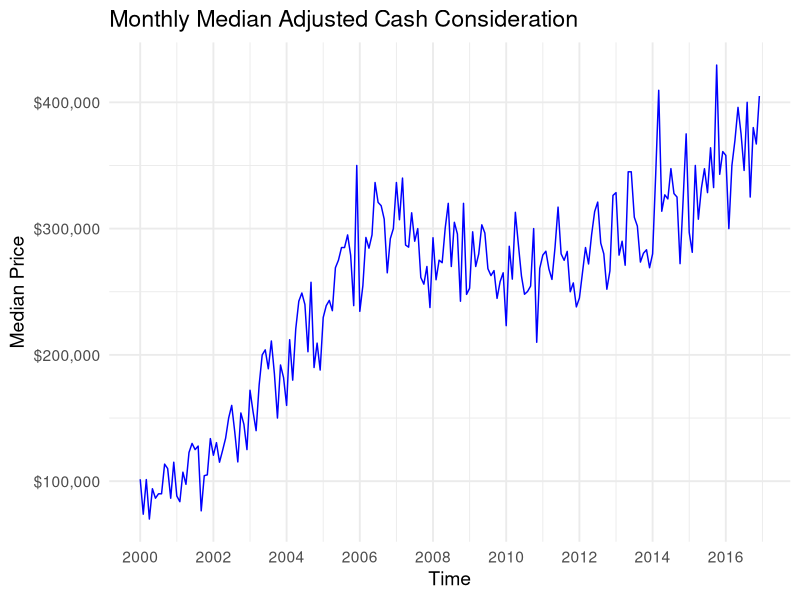
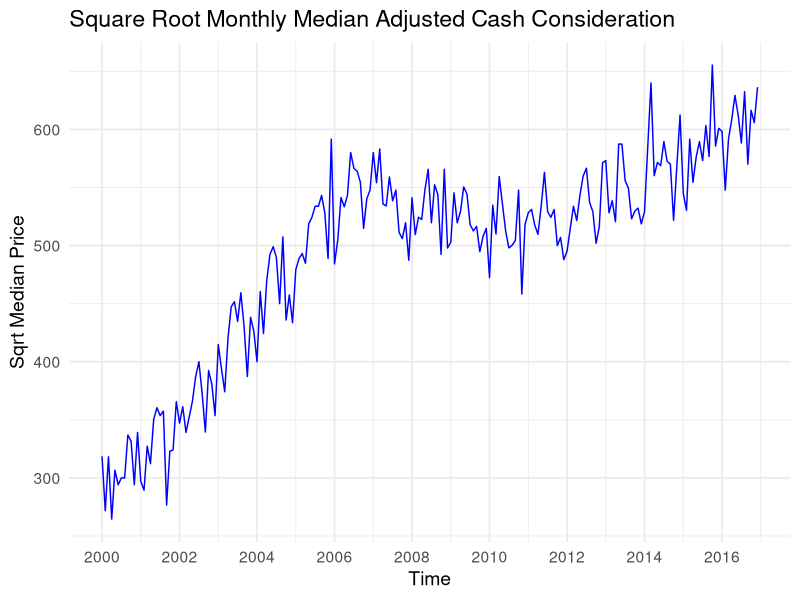
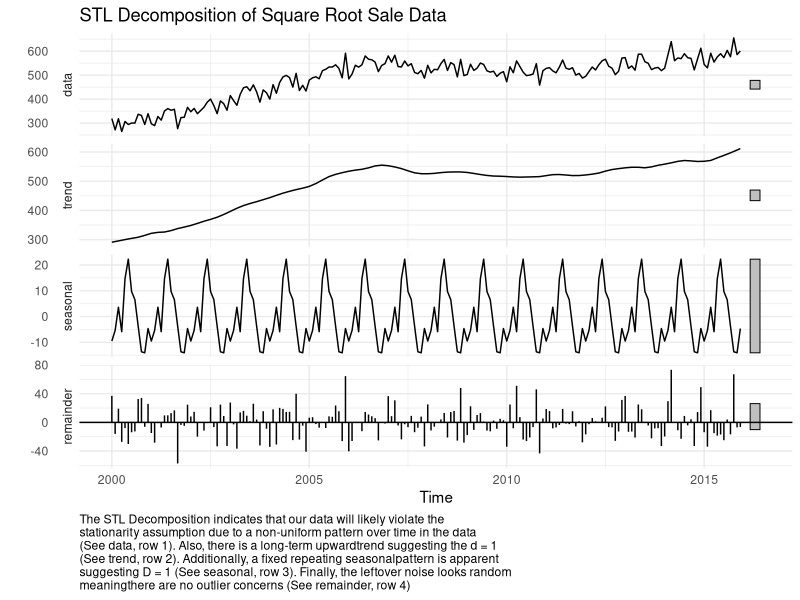
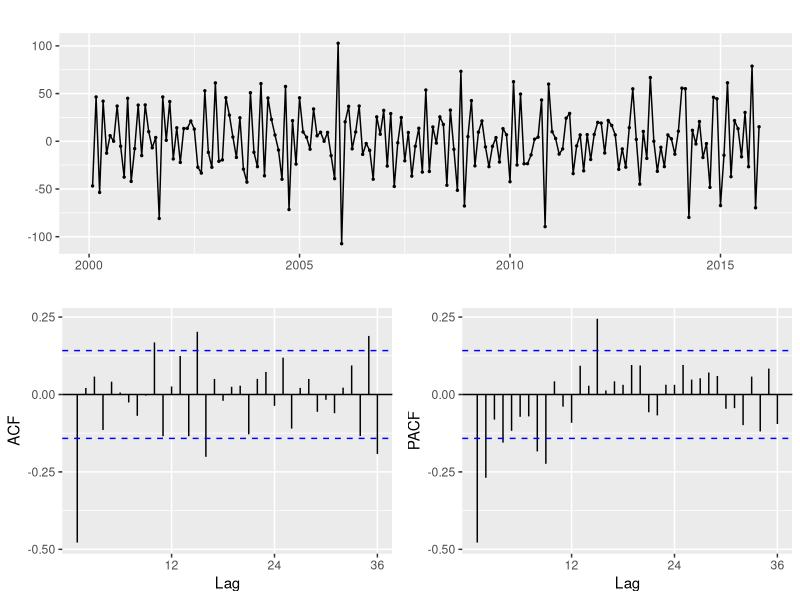
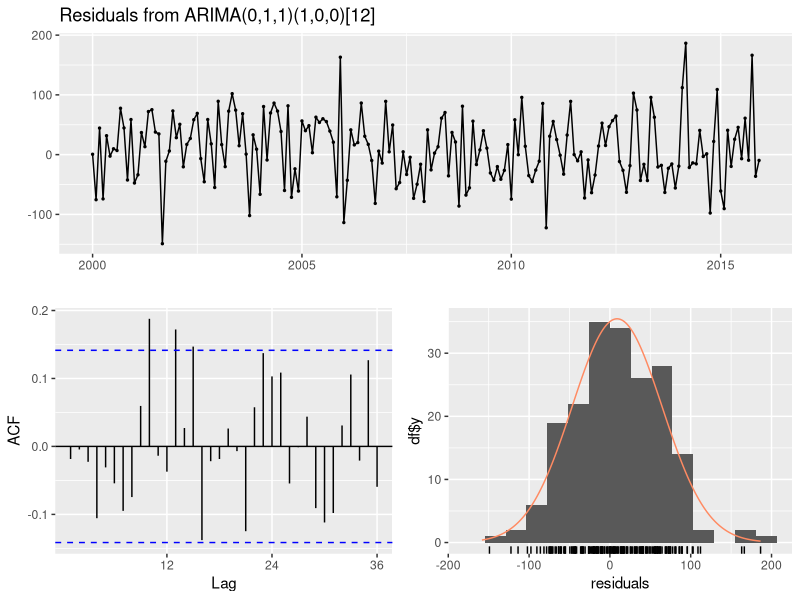
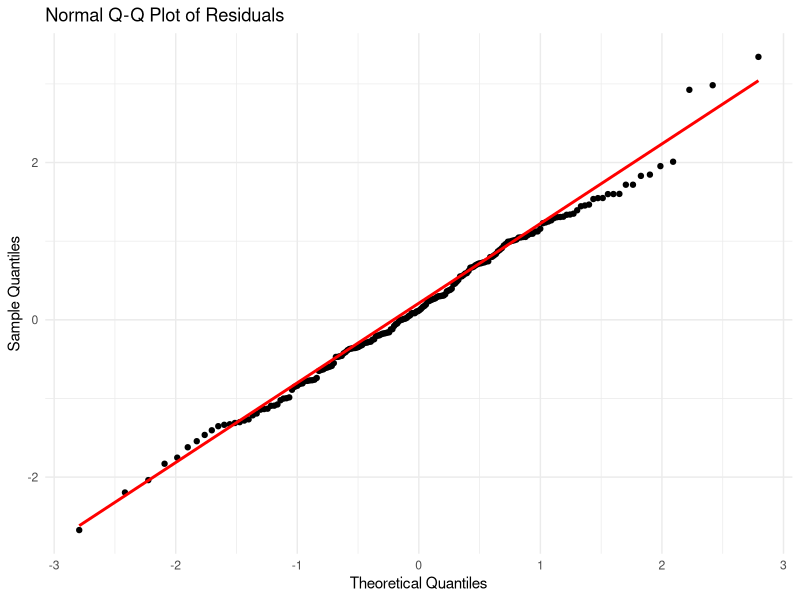
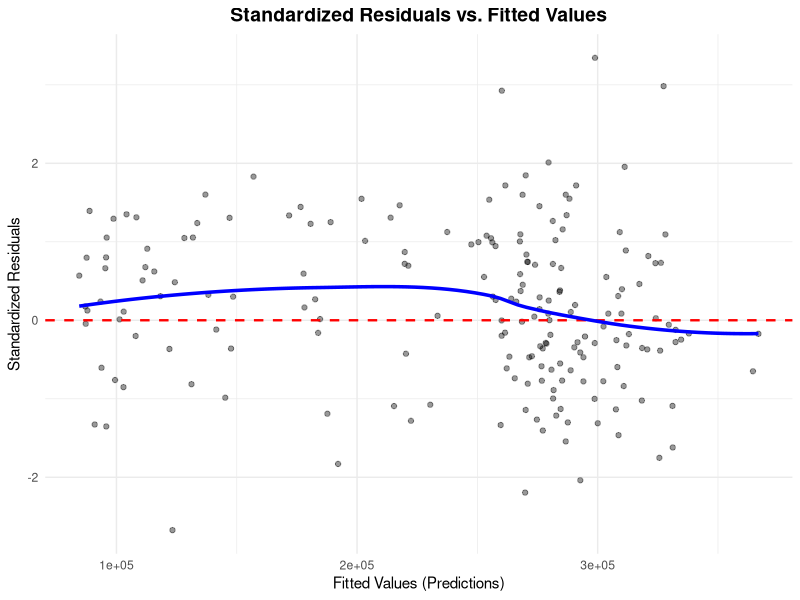
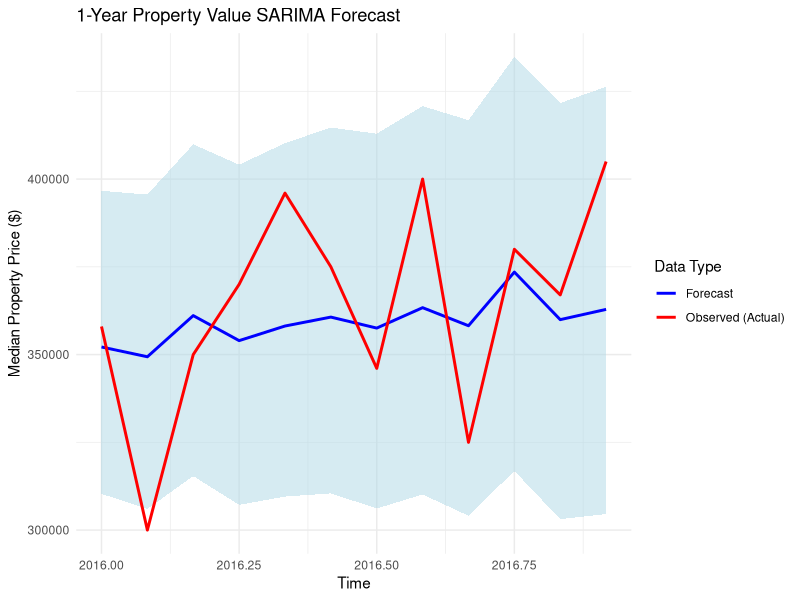

Here is the R script that generated these plots, in order:
## ---- chunk 1
# Documenting current R version
message("Current R Version: ", R.Version()$version.string)

# Installing and loading necessary packages
# Uncomment the following if you do not already have these packages downloaded
#install.packages("dplyr")
#install.packages("forecast")
#install.packages("ggplot2")
#install.packages("tseries")
#install.packages("here")
#install.packages("stats")
#install.packages("scales")
#install.packages("patchwork")

library(dplyr)
library(forecast) # helps build SARIMA models
library(ggplot2) # for plotting
library(tseries) # for stationarity tests
library(here) # for loading data
library(stats)
library(scales) 
library(patchwork) # for arranging graphics to save

# Documenting package versions
message("\nLoaded package versions:\ndplyr = ", packageVersion("dplyr"), "\nforecasts = ", packageVersion("forecast"), "\nggplot2 = ", packageVersion("ggplot2"), "\ntseries = ", packageVersion("tseries"), "\nhere = ", packageVersion("here"), "\nstats = ", packageVersion("stats"), "\nscales = ", packageVersion("scales"), "\npatchwork = ", packageVersion("patchwork"))

# Loading the data
data <- read.csv(here("project2/DATA/", "rtt_19147_monthly.csv"))
## ---- chunk 2
# Converting date variable into time series format
# This requires that during data cleaning the price variable is already ordered by month-year combination or else the time-series values will be misattributed to incorrect time points

head(data, 12) # already in order, minimal observations for 1999 so switching to 2000-2016

data_clean <- data[-c(1:12), ]
head(data_clean, 12)

ts_data <- ts(data_clean$median_price, start = c(2000, 1), frequency = 12) # from stats - defining the first observation in the time-series values to be January (1) of 1999 and a seasonal frequency of 12, indicating monthly data
# S = frequency (will confirm later with ACF, will be shown as biggest spike)
## ---- chunk 3
autoplot(ts_data, color = "blue") + # from ggplot2
  labs(
    title = "Monthly Median Adjusted Cash Consideration",
    x = "Time",
    y = "Median Price"
  ) +
  scale_y_continuous(labels = label_dollar()) +
  scale_x_continuous(breaks = seq(2000, 2016, by = 2)) +
  theme_minimal(base_size = 14) + # sets base font size
  theme(legend.position = "none")

ggsave(here("project2/OUTPUT/", "monthly_median_price_time_series.png"), width = 8, height = 5)

# Very high spike with first date at $500,000, there is only one recorded sale will try to log transform

# If the seasonal spikes have constant peaks and valleys over time, then you do not need a log-transformation, otherwise you need to use log to increase variance stability by compressing larger values more heavily than small ones. Doing this will stabilize the variance, creating constant variance in errors (homoscedasticity) which is needed for reliable metrics. THus, using log we can turn multiplicative noise into additive (constant-sized).

# Test:
BoxCox.lambda(ts_data)
# If close to 0 (-.2-.2) you need to log transform, closer to one means variance is more stable
# Gets .416 which you round to .5 meaning a square root transformation

# Will do this when running the model later using lambda argument
# lambda = 0

ts_sqrt <- sqrt(ts_data)
autoplot(ts_sqrt, color = "blue") + # from ggplot2
  labs(
    title = "Square Root Monthly Median Adjusted Cash Consideration",
    x = "Time",
    y = "Sqrt Median Price"
  ) +
  scale_x_continuous(breaks = seq(2000,2016, by = 2)) +
  theme_minimal(base_size = 14) + # sets base font size
  theme(legend.position = "none")
ggsave(here("project2/OUTPUT/", "monthly_median_price_sqrt_time_series.png"), width = 8, height = 5)


outliers <- tsoutliers(ts_sqrt)
print("Outliers present:")
print(outliers)
# no outliers
## ---- chunk 4
# Create Train/Test Split
# For determining parameters you want to use transformed data, but do not want to use in the models
train <- window(ts_sqrt, end = c(2015, 12)) # takes everything up until December of 2015
test <- window(ts_sqrt, start = c(2016, 1)) # takes everything starting at January of 2016

# This will be used for the models
train_raw <- window(ts_data, end = c(2015, 12)) # takes everything up until December of 2015
test_raw <- window(ts_data, start = c(2016, 1)) # takes everything starting at January of 2016
## ---- chunk 5
# STL Decomposition (Seasonal, Trend, Residual components)
decomposition <- stl(train, s.window = "periodic")

autoplot(decomposition) +
  labs(title = "STL Decomposition of Square Root Sale Data",
       caption = stringr::str_wrap("The STL Decomposition indicates that our data will likely violate the stationarity assumption due to a non-uniform pattern over time in the data (See data, row 1). Also, there is a long-term upwardtrend suggesting the d = 1 (See trend, row 2). Additionally, a fixed repeating seasonalpattern is apparent suggesting D = 1 (See seasonal, row 3). Finally, the leftover noise looks random meaningthere are no outlier concerns (See remainder, row 4)")) +
  theme_minimal() +
  theme(plot.caption = element_text(hjust=0, vjust=1))
ggsave(here("project2/OUTPUT/", "stl_decomposition.png"), width = 8, height = 8)

# Interpretation Notes:
# Data (Top panel) = unadjusted time series data (overall sense of data)
# Trend (Second panel) = long-term upward or downward direction of data (visual indication of d) - upward means long-term growth, flattening or reverse means behavior baseline change (indicates d = 1)
# Seasonal (Third panel) = repeating patterns that occur within a fixed, known period (visual indication of D) - should be uniform for stable seasonal pattern (indicates D = 1)
# Remainder (Bottom panel) = leftover noise/variation after removing trend and seasonal effects, outliers will be apparent here - should look random - looks random
## ---- chunk 6
# Perform Augmented Dickey-Fuller (ADF) test
adf.test(train) # from tseries

# Null hypothesis: Time-series is non-stationary
# Thus you want to reject the null (p < .05)

# Failed to reject null meaning it is not stationary
## ---- chunk 7
# This determines value of d (if trend) and S (if seasonality)
# Number of ordinary differences need
d <- ndiffs(train)
cat("\nNumber of ordinary differences (d) =", d)

# Number of seasonal differences needed
D <- nsdiffs(train)
cat("\nNumber of seasonal differences (D) =", D) # giving 0, but it could be 1 as seen in STL pattern so when optimizing let this be 0-1

# Apply differencing (d = 1 and D = 1) - differences argument default is 1
# Inner diff: Ordinary difference - lag = 1 (always), differences = d
# Outer diff: Seasonal difference - lag = S, differences = D

# Doignthe simplest differencing first to see if it fixes stationarity
diff_data <- diff(train, lag = d)

# Checking post-differencing
cat("\nNumber of ordinary differences (d) post-differencing =", ndiffs(diff_data))
cat("\nNumber of seasonal differences (D) post-differencing =", nsdiffs(diff_data))

# Checking if stationarity fixed (want < .05)
adf.test(diff_data)
## ---- chunk 8
ggtsdisplay(diff_data)

# Saving the components
p_ts <- autoplot(diff_data) + ggtitle("Time Series Plot")
p_acf <- ggAcf(diff_data) + ggtitle("ACF Plot")
p_pacf<- ggPacf(diff_data) + ggtitle("PACF Plot")

# Arrange using patchwork layout syntax ( / means top/bottom, | means side-by-side)
full_plot <- p_ts / (p_acf | p_pacf)

# Save the entire stitched object
ggsave(
  filename = here("project2/OUTPUT/", "acf_and_pacf.png"), 
  plot = full_plot, 
  width = 8, 
  height = 5
)

# Top is time plot of data
# ACF Tells us: 
# q (last lag where value out of significance band) - 1
# P (1 or more if positive lag at S else 0) - 1 (small lag though so could flip either way)
# Q (1 or more if negative lag at S, else 0) - 0
# PACF Tells us:
# p (last lag where value out of significance band) - 0 (when comparing to ACF since it tails off, but could be 2)

# Suggested parameters are SARIMA(0,1,1)(1,1,0)[12]
## ---- chunk 9
# Auto determines the best parameters based on the data
auto_model <- auto.arima(train_raw, seasonal = TRUE, lambda = "auto") # from forecast
summary(auto_model)

# Suggested parameters: SARIMA(0,1,1)(2,0,0)[12]
# My parameters from the visualizations was going to be (0,1,1)(1,1,0)[12]
# Since they do not align I am going to do an optimization grid and choose the best parameters from that
## ---- chunk 10
# Defining possible parameters to test
p_vals <- 0:2
d_vals <- 1
q_vals <- 0:2
P_vals <- 0:2
D_vals <- 0:1
Q_vals <- 0:1
period <- 12

# Creating parameter combinations
param_grid <- expand.grid(
  p = p_vals, d = d_vals, q = q_vals,
  P = P_vals, D = D_vals, Q = Q_vals
)

# Initializing results storage
results_list <- vector("list", nrow(param_grid)) 

for (i in seq_len(nrow(param_grid))) {
  p_val <- param_grid$p[i]
  d_val <- param_grid$d[i]
  q_val <- param_grid$q[i]
  P_val <- param_grid$P[i]
  D_val <- param_grid$D[i]
  Q_val <- param_grid$Q[i]
  
  # Doing try catch in case model fails to converge 
  fit <- tryCatch({
    Arima(train_raw,
          order = c(p_val, d_val, q_val), 
          seasonal = list(order = c(P_val, D_val, Q_val), period = period),
          lambda = .5)
  }, error = function(e) NULL)
  
  if (!is.null(fit)) {
    fc <- forecast(fit, h = 12)
    acc <- forecast::accuracy(fc, test_raw)
    results_list[[i]] <- data.frame(
      p = p_val, d = d_val, q = q_val,
      P = P_val, D = D_val, Q = Q_val,
      AIC = fit$aic,
      BIC = fit$bic,
      RMSE_train = acc["Training set", "RMSE"],
      RMSE_test = acc["Test set", "RMSE"],
      MAPE_train = acc["Training set", "MAPE"],
      MAPE_test = acc["Test set", "MAPE"]
    )
  }
}

# Combining results
results_table <- do.call(rbind, results_list)

results_table <- results_table[order(results_table$MAPE_test), ]

head(results_table, 10)

# Best model based on IC metrics, RMSE, and MAPE (and simplicity)
results_table[2, ]
## ---- chunk 11
# The other models for comparison
# Automatic = SARIMA(0,1,1)(2,0,0)[12]
# Visualization-based = SARIMA(0,1,1)(1,1,0)[12]
# Optimization grid = SARIMA(0,1,1)(1,0,0)[12] - the seasonal term takes both from the automatic and visual versions

#SARIMA(p,d,q)(P,D,Q)[S]
manual_model <- forecast::Arima(train_raw,
                      order = c(0,1,1),
                      seasonal = list(order = c(1,0,0), period = 12),
                      lambda = .5
                      )

summary(manual_model)
## ---- chunk 12
std_resids <- residuals(manual_model) / sd(residuals(manual_model), na.rm = TRUE)
fitted_vals <- fitted(manual_model)


# Residuals Independence and Basic Normality (Homoscedasticity check again)
# Generates the Residual Time Plot (homoscedasticity and structure), ACF (independence), Histogram of residuals (normality), and prints Ljung-Box p-value (independence)
checkresiduals(manual_model, lag = 24)

png(here("project2/OUTPUT/", "residuals_plots.png"), width = 800, height = 500)
checkresiduals(manual_model, lag = 24) # lag is for Ljung-Box test df calculation (statistical power), this will mean we are checking for missed patterns by looking two years back 
dev.off()

# Notes
# Time plot - random horizontal smude or rectangular shape centered aroudn 0 line (consiste height of spikes)
# ACF of Residuals (want no spikes, no leftover autocorrelation)
# Ljung-Box: If p > .05 - fail to reject the null (the residuals are not autocorrelated), confirming the residuals are not autocorrelated and behave like white noise
# Histogram - bars match curve smoothly; normal curve


# Advanced normality check (QQ Plot)
# Combine values in data frame
df <- data.frame(resids = as.numeric(na.omit(std_resids)))

# Build ggplot visualization
ggplot(df, aes(sample = resids)) +
  stat_qq() +
  stat_qq_line(color = "red", size = 1) +
  labs(title = "Normal Q-Q Plot of Residuals", 
       x = "Theoretical Quantiles", 
       y = "Sample Quantiles") +
  theme_minimal()

ggsave(here("project2/OUTPUT/", "qq_plot.png"), width = 8, height = 5)

#Notes 
# Want to hug the line, not an S shape (heavy tails) or curves away (skewed residuals)


# Check homoscedasticity (constant variance) and linearity
# Standardized Residuals vs. Fitted values (check for patterns)

# Combine your values into a clean data frame
plot_df <- data.frame(
  Fitted = as.numeric(fitted_vals),
  Residuals = as.numeric(std_resids)
)

# Build the ggplot visualization
ggplot(plot_df, aes(x = Fitted, y = Residuals)) +
  # Adding translucent data points to visualize point density (alpha handles transparency)
  geom_point(alpha = 0.4, color = "black", shape = 19) + 
  # Adds your horizontal dashed reference line at 0
  geom_hline(yintercept = 0, color = "red", linetype = "dashed", size = 0.8) +
  # Adds a smoothed trend line 
  geom_smooth(method = "loess", color = "blue", size = 1.2, se = FALSE) +
  labs(
    title = "Standardized Residuals vs. Fitted Values",
    x = "Fitted Values (Predictions)",
    y = "Standardized Residuals"
  ) +
  theme_minimal() +
  theme(
    plot.title = element_text(face = "bold", size = 14, hjust = 0.5),
    axis.title = element_text(size = 11)
  )

ggsave(here("project2/OUTPUT/", "residuals_vs_fitted.png"), width = 8, height = 5)

# Notes
# Homoscedasticity = want rectangle (not fan) 
# Linearity = lowess line flat (not U shape)
## ---- chunk 13
# Manual SARIMA prediction
forecast_values_manual <- forecast(manual_model, h = 12) # forecasting next 12 periods (horizon) - in this case months, also un-transforms data if you did transform earlier so it will be interpretable


# Preparing data to plot
plot_df <- data.frame(
  Time = as.numeric(time(forecast_values_manual$mean)),
  Forecast = as.numeric(forecast_values_manual$mean),
  Observed = as.numeric(test_raw),
  Lower_CI = as.numeric(forecast_values_manual$lower[,1]),
  Upper_CI = as.numeric(forecast_values_manual$upper[,1])
)

ggplot(plot_df, aes(x = Time)) +
  # Draw the gray confidence interval ribbon
  geom_ribbon(aes(ymin = Lower_CI, ymax = Upper_CI), fill = "lightblue", alpha = 0.5) +
  
  # Crucial Fix: "color =" must be INSIDE aes() to force a legend generation
  geom_line(aes(y = Forecast, color = "Forecast"), size = 1) +
  geom_line(aes(y = Observed, color = "Observed (Actual)"), size = 1) +
  
  # Configure labels
  labs(title = "1-Year Property Value SARIMA Forecast",
       x = "Time", 
       y = "Median Property Price ($)",
       color = "Data Type") +
       
  # Explicitly map the string names to your colors
  scale_color_manual(values = c("Forecast" = "blue", "Observed (Actual)" = "red")) +
  
  theme_minimal() +
  theme(legend.position = "right") # Forces the legend box to sit clearly on the right

ggsave(here("project2/OUTPUT/", "sarima_vs_observed.png"), width = 8, height = 5)

## ---- chunk 14
# Auto SARIMA prediction
forecast_values_auto <- forecast(auto_model, h = 12) # forecasting next 12 periods (horizon) - in this case months, also un-transforms data if you did transform earlier so it will be interpretable

# sets each forecast to be equal to the actual observed value from the last corresponding season (i.e., will forecast median value for December 2016 to be that of December 2015)

snaive_model <- snaive(train_raw, h = 12) # forecasting 12 months
## ---- chunk 15
# Metric calculations (lower is better)
# Automatic = SARIMA(0,1,1)(2,0,0)[12]
# Visualization-based = SARIMA(0,1,1)(1,1,0)[12]
# Optimization grid = SARIMA(0,1,1)(1,0,0)[12] - the seasonal term takes both from the automatic and visual versions

# SARIMA
cat("Manual SARIMA Model - SARIMA(0,1,1)(1,0,0)[12]")
forecast::accuracy(forecast_values_manual, test_raw) 

# SARIMA auto 
cat("\n\nAutomatic SARIMA Model - SARIMA(0,1,1)(2,0,0)[12]")
forecast::accuracy(forecast_values_auto, test_raw) 

# Seasonal Naive
cat("\n\nSeasonal Naive Model")
forecast::accuracy(snaive_model, test_raw)

## ---- chunk 16
autoplot(train) +
  autolayer(snaive_model, series = "Seasonal Naive Forecast", PI = FALSE) +
  autolayer(forecast_values_manual, series = "SARIMA Manual Forecast", PI = FALSE) +
  autolayer(forecast_values_auto, series = "SARIMA Auto Forecast", PI = FALSE) +
  autolayer(test_raw, series = "Observed (Actual)") +
  xlim(2016, 2016.999) + # showing only 2016
  labs(
    title = "Seasonal Naive vs. SARIMA Forecasts",
    x = "Time (2016)",
    y = "Median Sale Price ($)" # would this be prices?
  ) + scale_color_manual(values = c(
    "Seasonal Naive Forecast" = "orange",
    "SARIMA Manual Forecast" = "blue",
    "SARIMA Auto Forecast" = "green",
    "Observed (Actual)" = "red"
  )) +
  scale_y_continuous(labels = label_dollar()) +
  theme_minimal()

ggsave(here("project2/OUTPUT/", "model_comparisons.png"), width = 8, height = 5)


# Notes: 
# PI = FALSE - this turns of prediction intervals (PI; confidence bands) to prevent it from being messy
